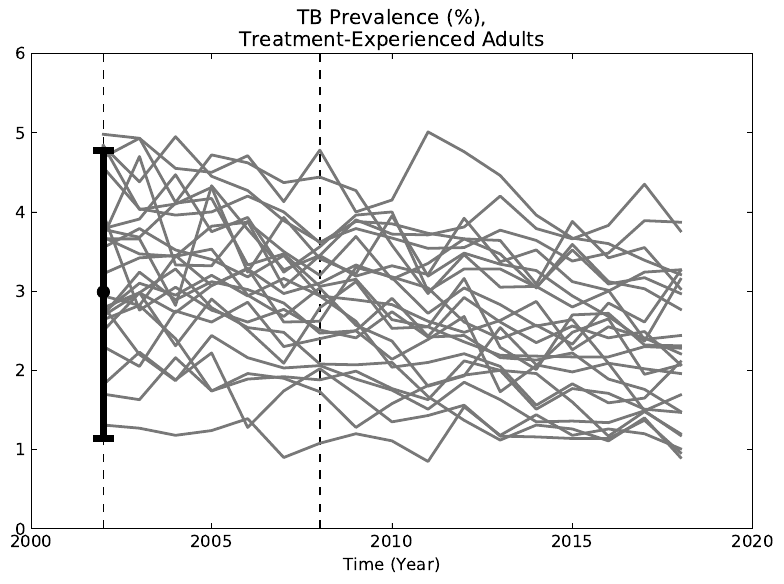

Source code (Python):
# In[1]:

# Load required modules ===============================================================
import numpy as np
import pandas as pd
import matplotlib.pyplot as plt
import matplotlib as mpl
import matplotlib.patches as mpatches
import matplotlib.lines as mlines

# In[2]:

# Load data/Read in CSV files ===============================================================
temp = pd.read_csv('Fit-Active TB among Experienced Adults.csv')
df = temp.iloc[:,0:4]
for i in range(4, len(temp.columns), 3): # Clean the data; delete columns without any values
    df[i] = temp[temp.columns[i]]

# Plot the graph ===============================================================
mpl.style.use('classic') # Use classic MPL layout
plt.ticklabel_format(useOffset=False) # Plot the full year instead of in scientific form
for i in range(4, len(df.columns)): # Plot the lines
    plt.plot(df['Time (Year)'], df.iloc[0:len(df), i], color = '#787878', linewidth = '2')
plt.plot(list(df.iloc[:,[0, 1]].dropna()['Time (Year)']) * 2, # Plot the target bounds
         df.iloc[:, 2:4].dropna().iloc[0], color = 'black', linewidth = '5', marker = '_',
         markersize = '15', mew = '5')
plt.plot(df.iloc[:,[0, 1]].dropna()['Time (Year)'], # Plot the mean
         df.iloc[:, 1].dropna(), color = 'black', marker = 'o', markersize = '9')
plt.vlines(df.iloc[:,[0, 4, 5]].dropna()['Time (Year)'],
           0, 100, color = 'black', linestyles = 'dashed') # Plot the bounding vertical lines
plt.ylim([0, 6])
plt.xlim([2000, 2020])
plt.xlabel('Time (Year)')
plt.title('TB Prevalence (%),\nTreatment-Experienced Adults')
plt.tight_layout()
plt.savefig('Active_TB.pdf', bbox_inches='tight')
